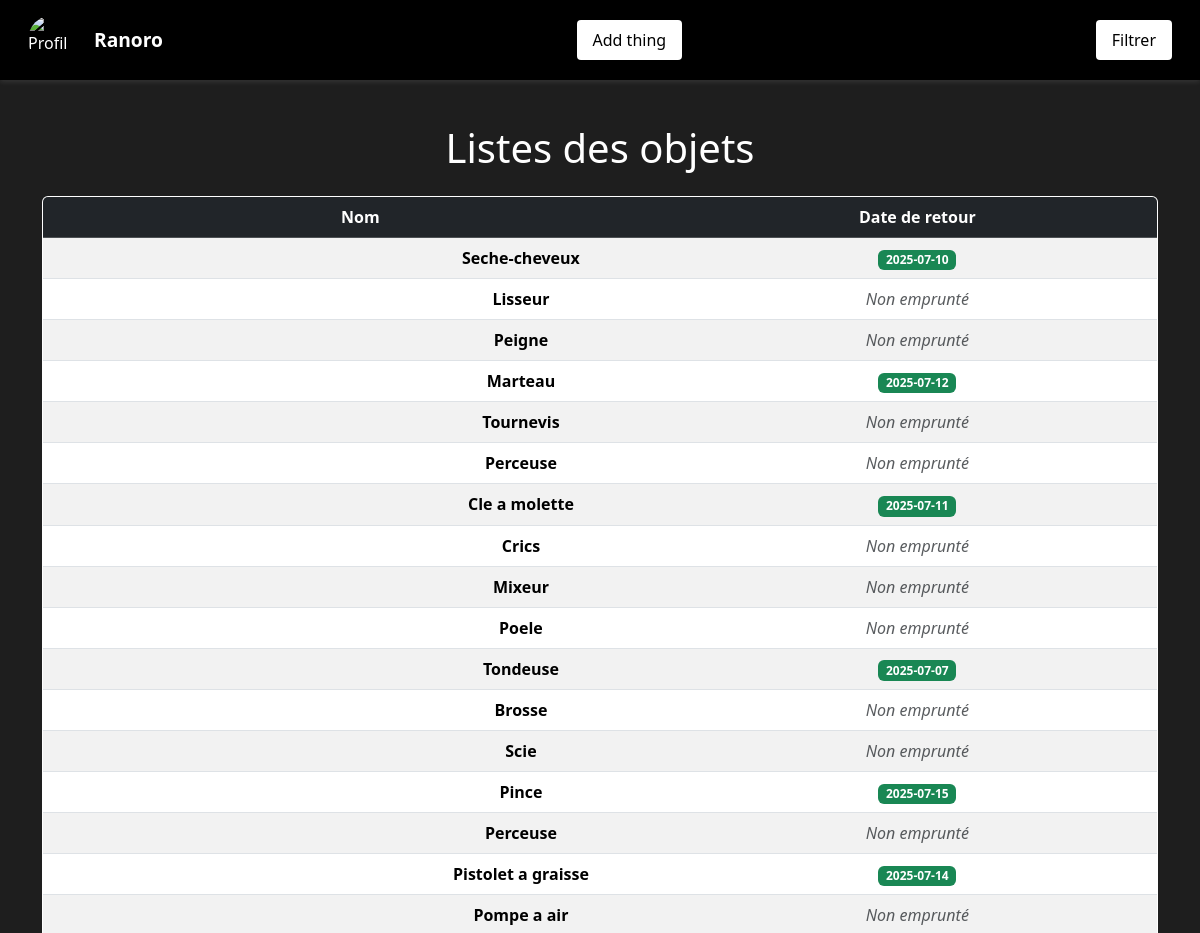
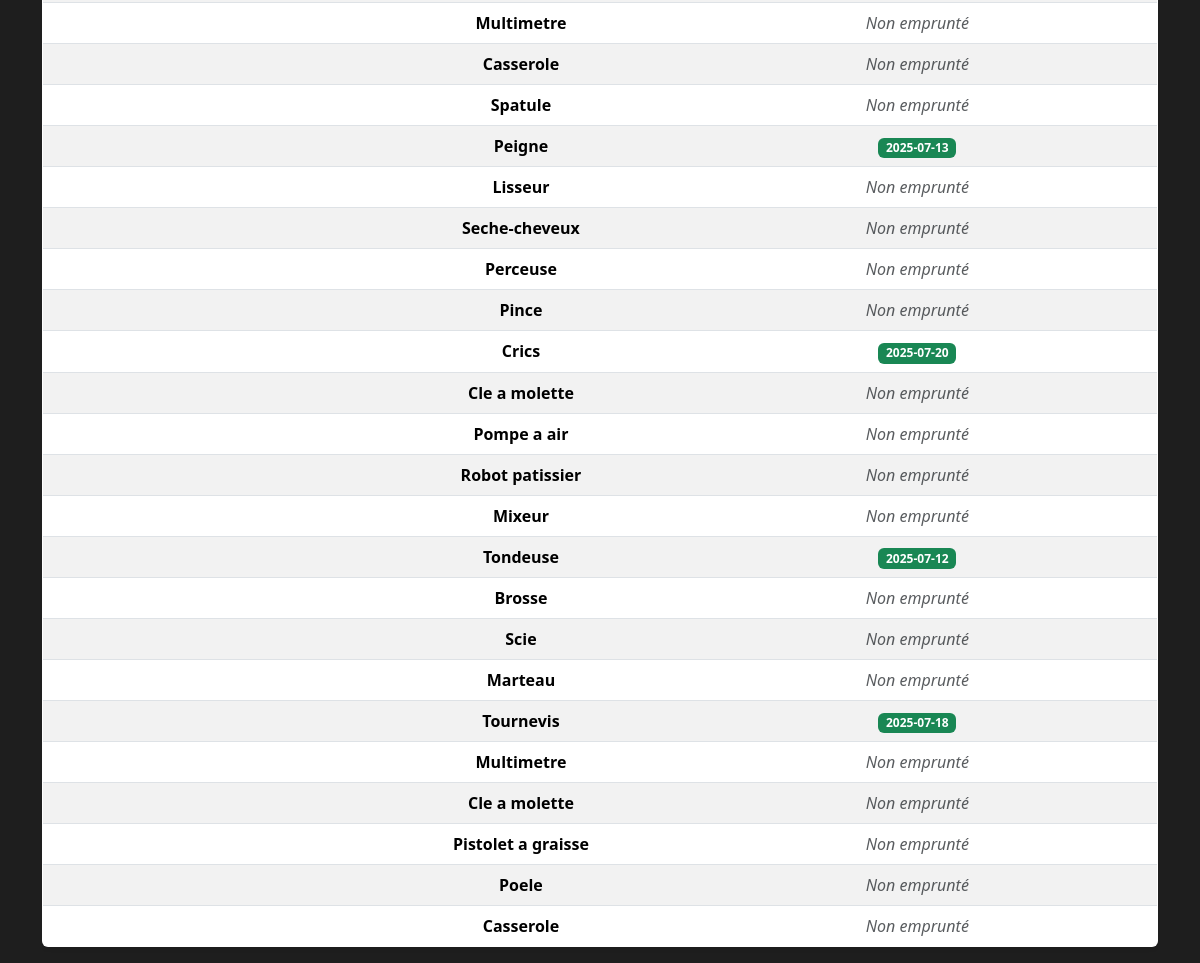
Page /pages/accueil.php (signed in) on the committed database (2 pictures, top to bottom).
### tables this page shows
create table emprunt_objet(
    id_objet INT AUTO_INCREMENT PRIMARY KEY,
    nom_objet VARCHAR(150),
    id_categorie INT,
    id_membre INT
);

### inc/connection.php (called while the page is built, shortened)
<?php
function dbconnect()
{
    static $connect = null;
    if ($connect === null) {
        $connect = mysqli_connect('localhost', 'root', '', 'emprunt');
        mysqli_set_charset($connect, 'utf8mb4');
    }
    return $connect;
}

### inc/function.php (called while the page is built, shortened)
<?php
require("connection.php");
function getListObject()
{
    $sql = "SELECT * FROM emprunt_objet";
    $request = mysqli_query(dbconnect(), $sql);
    while($response = mysqli_fetch_assoc($request))
    {
        $result[] = $response;
    }
    if(!empty($result))
    {
        return $result;
    }
    return null;
}
function verifieSiEmprunte($id)
{
    $sql = "SELECT date_retour FROM emprunt_v_emprunt_objet WHERE id_objet = '%s'";
    $sql = sprintf($sql, $id);
    $request = mysqli_query(dbconnect(), $sql);
    if(mysqli_num_rows($request) > 0)
    {
        $response = mysqli_fetch_assoc($request);
        return $response['date_retour'];
    }
    return false;
}

### pages/accueil.php (the view, shortened to what this page needs)
<?php
require('../inc/function.php');
$parameters = ["Nom", "Date de retour"];
$objets = getListObject();
?>
<!DOCTYPE html>
<html lang="en">
<head>
    <link rel="stylesheet" href="../assets/bootstrap/css/bootstrap.min.css" />
    <link rel="stylesheet" href="../assets/style/style-accueil.css">
</head>
<body>
    <header>
        <nav class="container-fluid d-flex justify-content-between align-items-center">
            <ul class="d-flex align-items-center mb-0">
                <img src="../assets/image/<?= $_SESSION['pdp']; ?>" alt="Profil">
                <li><?= $_SESSION['user_name']; ?></li>
            </ul>
            <ul>
                <a href="formulaire-objet.php"><button>Add thing</button></a>
            </ul>
            <a href="filtre.php"><button>Filtrer</button></a>
        </nav>
    </header>
    <main>
        <div class="container mt-4">
            <?php if (!empty($objets)) { ?>
                <h1 class="text-center mb-4">Listes des objets</h1>
                <div class="table-responsive">
                    <table class="table table-hover table-striped border rounded overflow-hidden shadow-sm bg-white">
                        <thead class="table-dark text-center">
                            <tr>
                                <?php foreach ($parameters as $param) { ?>
                                    <th><?= $param; ?></th>
                                <?php } ?>
                            </tr>
                        </thead>
                        <tbody class="text-center align-middle">
                            <?php foreach ($objets as $o) { ?>
                                <tr>
                                    <td class="fw-semibold">
                                        <div class="row">
                                            <div class="col">
                                            </div>
                                            <div class="col">
                                                <?= $o['nom_objet']; ?>
                                            </div>
                                        </div>
                                    </td>
                                    <?php $emprunt = verifieSiEmprunte($o['id_objet']); ?>
                                    <td>
                                        <?= $emprunt !== false ? "<span class='badge bg-success'>$emprunt</span>" : "<span class='text-muted fst-italic'>Non emprunté</span>" ?>
                                    </td>
                                </tr>
                            <?php } ?>
                        </tbody>
                    </table>
                </div>
            <?php } ?>
        </div>
    </main>
</body>
</html>

### assets/style/style-accueil.css (style rules this page uses)
body { background-color: #1e1e1e; color: #f8f9fa; padding-top: 100px; }
header { background-color: #000; color: white; position: fixed; top: 0; left: 0; right: 0; z-index: 1030; height: 80px; display: flex; align-items: center; padding: 0 1rem; box-shadow: 0 2px 5px rgba(255, 255, 255, 0.1); }
header nav ul { list-style: none; display: flex; align-items: center; margin: 0; padding: 0; }
header nav ul img { width: 50px; height: 50px; border-radius: 50%; object-fit: cover; margin-right: 1rem; }
header nav ul li { font-weight: bold; font-size: 1.2rem; }
header nav a button { margin-left: auto; background-color: white; color: black; border: none; padding: 8px 16px; border-radius: 4px; }
table { width: 100%; color: #000; background-color: white; }
thead { background-color: #f0f0f0; }
tbody tr:nth-child(even) { background-color: #f9f9f9; }
h1 { color: white; }

### rows in the picture
emprunt_objet: nom_objet "Seche-cheveux", emprunt "2025-07-10"
emprunt_objet: nom_objet "Lisseur", shows "Non emprunté"
emprunt_objet: nom_objet "Peigne", shows "Non emprunté"
emprunt_objet: nom_objet "Marteau", emprunt "2025-07-12"
emprunt_objet: nom_objet "Tournevis", shows "Non emprunté"
emprunt_objet: nom_objet "Perceuse", shows "Non emprunté"
emprunt_objet: nom_objet "Cle a molette", emprunt "2025-07-11"
emprunt_objet: nom_objet "Crics", shows "Non emprunté"
emprunt_objet: nom_objet "Mixeur", shows "Non emprunté"
emprunt_objet: nom_objet "Poele", shows "Non emprunté"
emprunt_objet: nom_objet "Tondeuse", emprunt "2025-07-07"
emprunt_objet: nom_objet "Brosse", shows "Non emprunté"
emprunt_objet: nom_objet "Scie", shows "Non emprunté"
emprunt_objet: nom_objet "Pince", emprunt "2025-07-15"
emprunt_objet: nom_objet "Perceuse", shows "Non emprunté"
emprunt_objet: nom_objet "Pistolet a graisse", emprunt "2025-07-14"
emprunt_objet: nom_objet "Pompe a air", shows "Non emprunté"
emprunt_objet: nom_objet "Multimetre", shows "Non emprunté"
emprunt_objet: nom_objet "Casserole", shows "Non emprunté"
emprunt_objet: nom_objet "Spatule", shows "Non emprunté"
emprunt_objet: nom_objet "Peigne", emprunt "2025-07-13"
emprunt_objet: nom_objet "Lisseur", shows "Non emprunté"
emprunt_objet: nom_objet "Seche-cheveux", shows "Non emprunté"
emprunt_objet: nom_objet "Perceuse", shows "Non emprunté"
emprunt_objet: nom_objet "Pince", shows "Non emprunté"
emprunt_objet: nom_objet "Crics", emprunt "2025-07-20"
emprunt_objet: nom_objet "Cle a molette", shows "Non emprunté"
emprunt_objet: nom_objet "Pompe a air", shows "Non emprunté"
emprunt_objet: nom_objet "Robot patissier", shows "Non emprunté"
emprunt_objet: nom_objet "Mixeur", shows "Non emprunté"
emprunt_objet: nom_objet "Tondeuse", emprunt "2025-07-12"
emprunt_objet: nom_objet "Brosse", shows "Non emprunté"
emprunt_objet: nom_objet "Scie", shows "Non emprunté"
emprunt_objet: nom_objet "Marteau", shows "Non emprunté"
emprunt_objet: nom_objet "Tournevis", emprunt "2025-07-18"
emprunt_objet: nom_objet "Multimetre", shows "Non emprunté"
emprunt_objet: nom_objet "Cle a molette", shows "Non emprunté"
emprunt_objet: nom_objet "Pistolet a graisse", shows "Non emprunté"
emprunt_objet: nom_objet "Poele", shows "Non emprunté"
emprunt_objet: nom_objet "Casserole", shows "Non emprunté"

### other values in the picture
$_SESSION['user_name'] "Ranoro"
$param "Nom"
$param "Date de retour"
